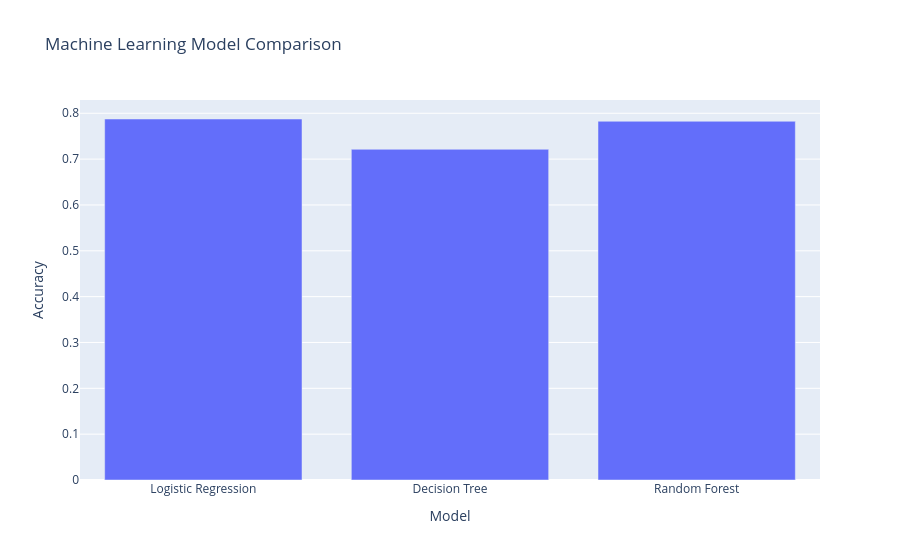

The notebook cell this image was saved under:
### Code cell
import plotly.express as px

fig = px.bar(
    comparison,
    x="Model",
    y="Accuracy",
    title="Machine Learning Model Comparison"
)

fig.show()

### Figure 1 — Plotly figure (JSON) as saved in the notebook; plotly's stock layout.template omitted (floating-point values rounded to 4 significant figures)
{"data": [{"alignmentgroup": "True", "hovertemplate": "Model=%{x}<br>Accuracy=%{y}<extra></extra>", "legendgroup": "", "marker": {"color": "#636efa", "pattern": {"shape": ""}}, "name": "", "offsetgroup": "", "orientation": "v", "showlegend": false, "textposition": "auto", "type": "bar", "x": ["Logistic Regression", "Decision Tree", "Random Forest"], "xaxis": "x", "y": [0.7875, 0.7214, 0.7825], "yaxis": "y"}], "layout": {"autosize": true, "barmode": "relative", "legend": {"tracegroupgap": 0}, "title": {"text": "Machine Learning Model Comparison"}, "xaxis": {"anchor": "y", "autorange": true, "domain": [0, 1], "range": [-0.5, 2.5], "title": {"text": "Model"}, "type": "category"}, "yaxis": {"anchor": "x", "autorange": true, "domain": [0, 1], "range": [0, 0.8289], "title": {"text": "Accuracy"}, "type": "linear"}}}
